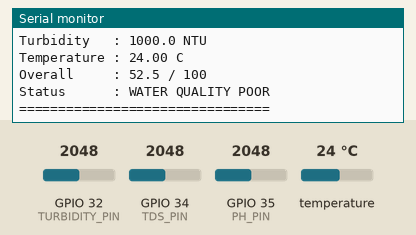
This sketch was run on a simulated ESP32. Parts: the last lines printed to the serial monitor. The test bench sets the inputs (shaded band); at power-on: temperature 24 °C, GPIO 32 (TURBIDITY_PIN) = 2048, GPIO 34 (TDS_PIN) = 2048, GPIO 35 (PH_PIN) = 2048 (analog values on the 0–4095 scale). WiFi joins after 1.5 s; servers stay silent unless stated.

Above: at 5.9 s.
6.0 s: temperature set to 20.3 °C
At 7.3 s:
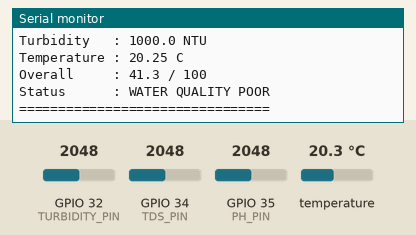
7.5 s: temperature set to 19.6 °C
At 9.6 s:
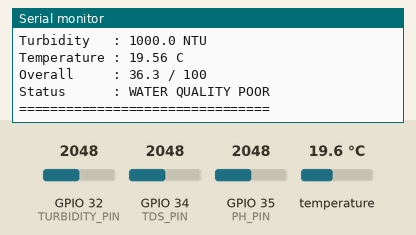
Timing chart, 0 to 11.1 s (numbered marks = the images above; inputs shaded):
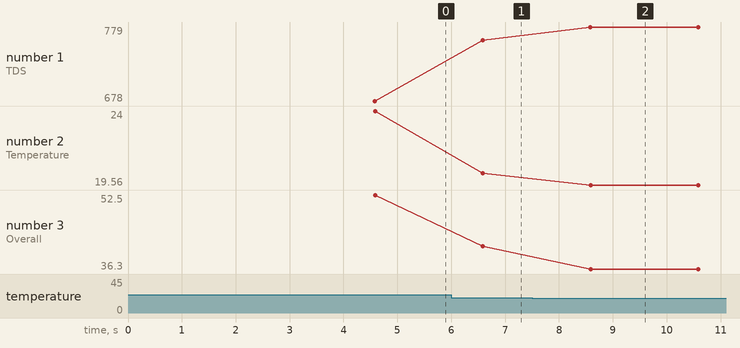

Measured:
- after the input at 6.0 s, the serial monitor: prints a new line after 0.58 s (image 1)
- after the input at 7.5 s, the serial monitor: prints a new line after 1.1 s (image 2)
- plotted number 1: 678 → 761 after the input at 6.0 s, 761 → 779 after the input at 7.5 s
- plotted number 2: 24 → 20.25 after the input at 6.0 s, 20.25 → 19.56 after the input at 7.5 s
- plotted number 3: 52.5 → 41.3 after the input at 6.0 s, 41.3 → 36.3 after the input at 7.5 s

The sketch:

AquaVision_WQMS.ino
```cpp
#define BLYNK_TEMPLATE_ID "YOUR_BLYNK_TEMPLATE_ID"
#define BLYNK_TEMPLATE_NAME "AquaVision Water Monitor"
#define BLYNK_AUTH_TOKEN "YOUR_BLYNK_AUTH_TOKEN"

#include <WiFi.h>
#include <BlynkSimpleEsp32.h>
#include <OneWire.h>
#include <DallasTemperature.h>

// ================= WIFI =================
char ssid[] = "YOUR_WIFI_NAME";
char pass[] = "YOUR_WIFI_PASSWORD";

// ================= SENSOR PINS =================
#define TDS_PIN        34
#define PH_PIN         35
#define TURBIDITY_PIN  32
#define TEMP_PIN        4

// ================= DS18B20 =================
OneWire oneWire(TEMP_PIN);
DallasTemperature tempSensor(&oneWire);

// ================= BLYNK =================
BlynkTimer timer;

// ================= SENSOR VALUES =================
float temperatureC = 25.0;
float tdsValue = 0.0;
float phValue = 7.0;
float turbidityNTU = 0.0;

float overallScore = 0.0;
String waterStatus = "STARTING...";

// =================================================
// READ TEMPERATURE
// =================================================
void readTemperature()
{
  tempSensor.requestTemperatures();

  float temp = tempSensor.getTempCByIndex(0);

  if (temp != DEVICE_DISCONNECTED_C && temp > -50 && temp < 125)
  {
    temperatureC = temp;
  }
}

// =================================================
// READ TDS
// =================================================
void readTDS()
{
  int adcValue = analogRead(TDS_PIN);

  float voltage = adcValue * 3.3 / 4095.0;

  // Temperature compensation
  float compensationCoefficient =
      1.0 + 0.02 * (temperatureC - 25.0);

  float compensationVoltage =
      voltage / compensationCoefficient;

  // Gravity TDS approximate formula
  tdsValue =
      (133.42 * compensationVoltage * compensationVoltage *
       compensationVoltage
       - 255.86 * compensationVoltage * compensationVoltage
       + 857.39 * compensationVoltage) * 0.5;

  if (tdsValue < 0)
    tdsValue = 0;

  if (tdsValue > 2000)
    tdsValue = 2000;
}

// =================================================
// READ pH
// =================================================
void readPH()
{
  int adcValue = analogRead(PH_PIN);

  float voltage = adcValue * 3.3 / 4095.0;

  // Approximate pH formula
  phValue = 7.0 + ((2.50 - voltage) / 0.18);

  if (phValue < 0)
    phValue = 0;

  if (phValue > 14)
    phValue = 14;
}

// =================================================
// READ TURBIDITY
// =================================================
void readTurbidity()
{
  int adcValue = analogRead(TURBIDITY_PIN);

  float voltage = adcValue * 3.3 / 4095.0;

  // Approximate turbidity formula
  turbidityNTU =
      -1120.4 * voltage * voltage
      + 5742.3 * voltage
      - 4352.9;

  if (voltage >= 2.5)
  {
    turbidityNTU = 0;
  }

  if (turbidityNTU < 0)
    turbidityNTU = 0;

  if (turbidityNTU > 1000)
    turbidityNTU = 1000;
}

// =================================================
// pH SCORE
// =================================================
float calculatePHScore()
{
  if (phValue >= 6.5 && phValue <= 8.5)
    return 100;

  if (phValue >= 6.0 && phValue < 6.5)
    return 75;

  if (phValue > 8.5 && phValue <= 9.0)
    return 75;

  if (phValue >= 5.5 && phValue < 6.0)
    return 50;

  if (phValue > 9.0 && phValue <= 9.5)
    return 50;

  return 25;
}

// =================================================
// TDS SCORE
// =================================================
float calculateTDSScore()
{
  if (tdsValue <= 500)
    return 100;

  if (tdsValue <= 750)
    return 75;

  if (tdsValue <= 1000)
    return 50;

  return 25;
}

// =================================================
// TURBIDITY SCORE
// =================================================
float calculateTurbidityScore()
{
  if (turbidityNTU <= 50)
    return 100;

  if (turbidityNTU <= 100)
    return 75;

  if (turbidityNTU <= 200)
    return 50;

  return 25;
}

// =================================================
// TEMPERATURE SCORE
// =================================================
float calculateTemperatureScore()
{
  // Demo range – adjust according to aquarium species
  if (temperatureC >= 24 && temperatureC <= 30)
    return 100;

  if (temperatureC >= 20 && temperatureC < 24)
    return 75;

  if (temperatureC > 30 && temperatureC <= 34)
    return 75;

  if (temperatureC >= 18 && temperatureC < 20)
    return 50;

  if (temperatureC > 34 && temperatureC <= 36)
    return 50;

  return 25;
}

// =================================================
// CALCULATE OVERALL WATER QUALITY
// =================================================
void calculateWaterQuality()
{
  float phScore = calculatePHScore();
  float tdsScore = calculateTDSScore();
  float turbidityScore = calculateTurbidityScore();
  float temperatureScore = calculateTemperatureScore();

  // Weighted overall calculation
  overallScore =
      (phScore * 0.30) +
      (tdsScore * 0.25) +
      (turbidityScore * 0.25) +
      (temperatureScore * 0.20);

  // Overall status
  if (overallScore >= 80)
  {
    waterStatus = "WATER QUALITY GOOD";
  }
  else if (overallScore >= 60)
  {
    waterStatus = "WATER QUALITY MODERATE";
  }
  else
  {
    waterStatus = "WATER QUALITY POOR";
  }

  // Serial monitor
  Serial.println();
  Serial.println("========== AQUAVISION ==========");

  Serial.print("pH          : ");
  Serial.println(phValue, 2);

  Serial.print("TDS         : ");
  Serial.print(tdsValue, 0);
  Serial.println(" ppm");

  Serial.print("Turbidity   : ");
  Serial.print(turbidityNTU, 1);
  Serial.println(" NTU");

  Serial.print("Temperature : ");
  Serial.print(temperatureC, 2);
  Serial.println(" C");

  Serial.print("Overall     : ");
  Serial.print(overallScore, 1);
  Serial.println(" / 100");

  Serial.print("Status      : ");
  Serial.println(waterStatus);

  Serial.println("================================");
}

// =================================================
// SEND DATA TO BLYNK
// =================================================
void sendToBlynk()
{
  // Read sensors
  readTemperature();
  readTDS();
  readPH();
  readTurbidity();

  // Calculate overall quality
  calculateWaterQuality();

  // Send to Blynk
  Blynk.virtualWrite(V0, phValue);
  Blynk.virtualWrite(V1, tdsValue);
  Blynk.virtualWrite(V2, turbidityNTU);
  Blynk.virtualWrite(V3, temperatureC);
  Blynk.virtualWrite(V4, waterStatus);
}

// =================================================
// SETUP
// =================================================
void setup()
{
  Serial.begin(115200);

  // ADC resolution
  analogReadResolution(12);

  // Start temperature sensor
  tempSensor.begin();

  Serial.println();
  Serial.println("Starting AquaVision...");

  // Connect Blynk + WiFi
  Blynk.begin(BLYNK_AUTH_TOKEN, ssid, pass);

  // Read and send every 2 seconds
  timer.setInterval(2000L, sendToBlynk);
}

// =================================================
// LOOP
// =================================================
void loop()
{
  Blynk.run();
  timer.run();
}
```
